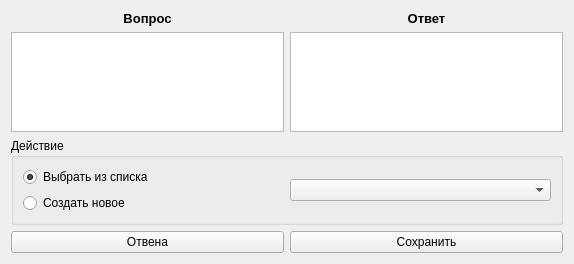
<?xml version="1.0" encoding="UTF-8"?>
<ui version="4.0">
 <class>Form</class>
 <widget class="QWidget" name="Form">
  <property name="geometry">
   <rect>
    <x>0</x>
    <y>0</y>
    <width>574</width>
    <height>264</height>
   </rect>
  </property>
  <property name="windowTitle">
   <string>Form</string>
  </property>
  <layout class="QVBoxLayout" name="verticalLayout_4">
   <item>
    <layout class="QHBoxLayout" name="horizontalLayout_2">
     <item>
      <layout class="QVBoxLayout" name="verticalLayout">
       <item>
        <widget class="QLabel" name="label">
         <property name="font">
          <font>
           <pointsize>10</pointsize>
           <weight>75</weight>
           <bold>true</bold>
          </font>
         </property>
         <property name="text">
          <string>Вопрос</string>
         </property>
         <property name="alignment">
          <set>Qt::AlignCenter</set>
         </property>
        </widget>
       </item>
       <item>
        <widget class="QTextEdit" name="teQ"/>
       </item>
      </layout>
     </item>
     <item>
      <layout class="QVBoxLayout" name="verticalLayout_2">
       <item>
        <widget class="QLabel" name="label_2">
         <property name="font">
          <font>
           <pointsize>10</pointsize>
           <weight>75</weight>
           <bold>true</bold>
          </font>
         </property>
         <property name="text">
          <string>Ответ</string>
         </property>
         <property name="alignment">
          <set>Qt::AlignCenter</set>
         </property>
        </widget>
       </item>
       <item>
        <widget class="QTextEdit" name="teA"/>
       </item>
      </layout>
     </item>
    </layout>
   </item>
   <item>
    <widget class="QGroupBox" name="groupBox">
     <property name="title">
      <string>Действие</string>
     </property>
     <layout class="QHBoxLayout" name="horizontalLayout_3">
      <item>
       <layout class="QVBoxLayout" name="verticalLayout_3">
        <item>
         <widget class="QRadioButton" name="rbFromList">
          <property name="text">
           <string>Выбрать из списка</string>
          </property>
          <property name="checked">
           <bool>true</bool>
          </property>
         </widget>
        </item>
        <item>
         <widget class="QRadioButton" name="rbCreateNew">
          <property name="text">
           <string>Создать новое</string>
          </property>
          <property name="checked">
           <bool>false</bool>
          </property>
         </widget>
        </item>
       </layout>
      </item>
      <item>
       <widget class="QComboBox" name="comboBox"/>
      </item>
     </layout>
    </widget>
   </item>
   <item>
    <layout class="QHBoxLayout" name="horizontalLayout">
     <item>
      <widget class="QPushButton" name="pbCansel">
       <property name="text">
        <string>Отвена</string>
       </property>
      </widget>
     </item>
     <item>
      <widget class="QPushButton" name="pbSave">
       <property name="text">
        <string>Сохранить</string>
       </property>
      </widget>
     </item>
    </layout>
   </item>
  </layout>
 </widget>
 <resources/>
 <connections/>
</ui>
